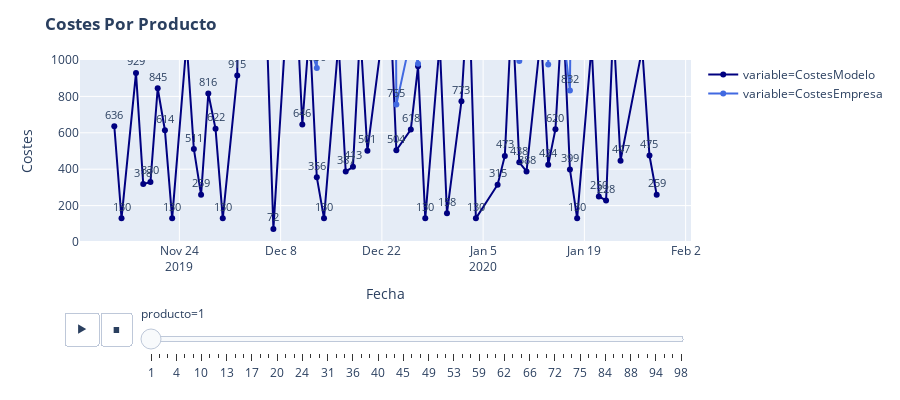

The cell this chart's notebook holds for it:
### Code cell
df_long=pd.melt(df.sort_values(['fecha','producto']), id_vars=['fecha',"producto"], value_vars=df.columns[2:4])


lines_chart = px.line(df_long.sort_values(['fecha','producto']),
                      x='fecha', 
                      y='value',
                      color='variable',
                      text = "value",
                      color_discrete_sequence=['navy','royalblue'],
                      animation_frame = 'producto')
fig = go.Figure(lines_chart, layout_yaxis_range=[0,1000])
fig.update_layout(title_text="<b>Costes Por Producto",
                  xaxis_title="Fecha",
                  yaxis_title="Costes",)
fig.update_traces(textposition='top center', textfont_size=11)  
fig.update_layout(height = 400)
fig.show()

### Figure 1 — Plotly figure (JSON) as saved in the notebook; plotly's stock layout.template omitted (floating-point values rounded to 4 significant figures)
{"data": [{"textposition": "top center", "hovertemplate": "variable=CostesModelo<br>producto=1<br>fecha=%{x}<br>value=%{text}", "showlegend": true, "legendgroup": "variable=CostesModelo", "name": "variable=CostesModelo", "yaxis": "y", "text": [636, 130, 929, 318, 330, 845, 614, 130, 1098, 511, 259, 816, 622, 130, 915, 4248, 3046, 2461, 72, 1352, 1477, 646, 1172, 356, 130, 1098, 387, 413, 1159, 501, 1424, 504, 618, 965, 130, 1094, 158, 773, 1430, 130, 315, 473, 1301, 438, 388, 1140, 424, 620, 1306, 399, 130, 1081, 250, 228, 1191, 447, 1062, 475, 259], "textfont": {"size": 11}, "hoverlabel": {"namelength": 0}, "mode": "lines+markers+text", "xaxis": "x", "y": [636, 130, 929, 318, 330, 845, 614, 130, 1098, 511, 259, 816, 622, 130, 915, 4248, 3046, 2461, 72, 1352, 1477, 646, 1172, 356, 130, 1098, 387, 413, 1159, 501, 1424, 504, 618, 965, 130, 1094, 158, 773, 1430, 130, 315, 473, 1301, 438, 388, 1140, 424, 620, 1306, 399, 130, 1081, 250, 228, 1191, 447, 1062, 475, 259], "x": ["2019-11-15", "2019-11-16", "2019-11-18", "2019-11-19", "2019-11-20", "2019-11-21", "2019-11-22", "2019-11-23", "2019-11-25", "2019-11-26", "2019-11-27", "2019-11-28", "2019-11-29", "2019-11-30", "2019-12-02", "2019-12-03", "2019-12-04", "2019-12-05", "2019-12-07", "2019-12-09", "2019-12-10", "2019-12-11", "2019-12-12", "2019-12-13", "2019-12-14", "2019-12-16", "2019-12-17", "2019-12-18", "2019-12-19", "2019-12-20", "2019-12-23", "2019-12-24", "2019-12-26", "2019-12-27", "2019-12-28", "2019-12-30", "2019-12-31", "2020-01-02", "2020-01-03", "2020-01-04", "2020-01-07", "2020-01-08", "2020-01-09", "2020-01-10", "2020-01-11", "2020-01-13", "2020-01-14", "2020-01-15", "2020-01-16", "2020-01-17", "2020-01-18", "2020-01-20", "2020-01-21", "2020-01-22", "2020-01-23", "2020-01-24", "2020-01-27", "2020-01-28", "2020-01-29"], "line": {"color": "navy", "dash": "solid"}, "type": "scatter"}, {"textposition": "top center", "hovertemplate": "variable=CostesEmpresa<br>producto=1<br>fecha=%{x}<br>value=%{text}", "showlegend": true, "legendgroup": "variable=CostesEmpresa", "name": "variable=CostesEmpresa", "yaxis": "y", "text": [1281, 6070, 1699, 3415, 10382, 8056, 2341, 8386, 1522, 3057, 10271, 1341, 1982, 7075, 1774, 7045, 8411, 1741, 3412, 5220, 1118, 4942, 1085, 956, 2551, 7158, 1656, 7780, 1592, 2160, 9012, 755, 1122, 980, 4723, 7197, 2731, 1859, 1235, 5567, 1439, 4635, 1981, 994, 4653, 7020, 975, 3937, 1174, 832, 5082, 9226, 1619, 4185, 1016, 1516, 3249, 1045, 4454], "textfont": {"size": 11}, "hoverlabel": {"namelength": 0}, "mode": "lines+markers+text", "xaxis": "x", "y": [1281, 6070, 1699, 3415, 10382, 8056, 2341, 8386, 1522, 3057, 10271, 1341, 1982, 7075, 1774, 7045, 8411, 1741, 3412, 5220, 1118, 4942, 1085, 956, 2551, 7158, 1656, 7780, 1592, 2160, 9012, 755, 1122, 980, 4723, 7197, 2731, 1859, 1235, 5567, 1439, 4635, 1981, 994, 4653, 7020, 975, 3937, 1174, 832, 5082, 9226, 1619, 4185, 1016, 1516, 3249, 1045, 4454], "x": ["2019-11-15", "2019-11-16", "2019-11-18", "2019-11-19", "2019-11-20", "2019-11-21", "2019-11-22", "2019-11-23", "2019-11-25", "2019-11-26", "2019-11-27", "2019-11-28", "2019-11-29", "2019-11-30", "2019-12-02", "2019-12-03", "2019-12-04", "2019-12-05", "2019-12-07", "2019-12-09", "2019-12-10", "2019-12-11", "2019-12-12", "2019-12-13", "2019-12-14", "2019-12-16", "2019-12-17", "2019-12-18", "2019-12-19", "2019-12-20", "2019-12-23", "2019-12-24", "2019-12-26", "2019-12-27", "2019-12-28", "2019-12-30", "2019-12-31", "2020-01-02", "2020-01-03", "2020-01-04", "2020-01-07", "2020-01-08", "2020-01-09", "2020-01-10", "2020-01-11", "2020-01-13", "2020-01-14", "2020-01-15", "2020-01-16", "2020-01-17", "2020-01-18", "2020-01-20", "2020-01-21", "2020-01-22", "2020-01-23", "2020-01-24", "2020-01-27", "2020-01-28", "2020-01-29"], "line": {"color": "royalblue", "dash": "solid"}, "type": "scatter"}], "layout": {"xaxis": {"domain": [0, 1], "anchor": "y", "title": {"text": "Fecha"}}, "title": {"text": "<b>Costes Por Producto"}, "yaxis": {"range": [0, 1000], "domain": [0, 1], "anchor": "x", "title": {"text": "Costes"}}, "updatemenus": [{"yanchor": "top", "direction": "left", "showactive": false, "xanchor": "right", "buttons": [{"args": [null, {"frame": {"duration": 500, "redraw": false}, "transition": {"duration": 500, "easing": "linear"}, "fromcurrent": true, "mode": "immediate"}], "method": "animate", "label": "&#9654;"}, {"args": [[null], {"frame": {"duration": 0, "redraw": false}, "transition": {"duration": 0, "easing": "linear"}, "fromcurrent": true, "mode": "immediate"}], "method": "animate", "label": "&#9724;"}], "pad": {"r": 10, "t": 70}, "y": 0, "x": 0.1, "type": "buttons"}], "height": 400, "sliders": [{"yanchor": "top", "currentvalue": {"prefix": "producto="}, "xanchor": "left", "len": 0.9, "y": 0, "steps": [{"args": [["1"], {"frame": {"duration": 0, "redraw": false}, "transition": {"duration": 0, "easing": "linear"}, "fromcurrent": true, "mode": "immediate"}], "method": "animate", "label": "1"}, {"args": [["2"], {"frame": {"duration": 0, "redraw": false}, "transition": {"duration": 0, "easing": "linear"}, "fromcurrent": true, "mode": "immediate"}], "method": "animate", "label": "2"}, {"args": [["3"], {"frame": {"duration": 0, "redraw": false}, "transition": {"duration": 0, "easing": "linear"}, "fromcurrent": true, "mode": "immediate"}], "method": "animate", "label": "3"}, {"args": [["4"], {"frame": {"duration": 0, "redraw": false}, "transition": {"duration": 0, "easing": "linear"}, "fromcurrent": true, "mode": "immediate"}], "method": "animate", "label": "4"}, {"args": [["5"], {"frame": {"duration": 0, "redraw": false}, "transition": {"duration": 0, "easing": "linear"}, "fromcurrent": true, "mode": "immediate"}], "method": "animate", "label": "5"}, {"args": [["9"], {"frame": {"duration": 0, "redraw": false}, "transition": {"duration": 0, "easing": "linear"}, "fromcurrent": true, "mode": "immediate"}], "method": "animate", "label": "9"}, {"args": [["10"], {"frame": {"duration": 0, "redraw": false}, "transition": {"duration": 0, "easing": "linear"}, "fromcurrent": true, "mode": "immediate"}], "method": "animate", "label": "10"}, {"args": [["11"], {"frame": {"duration": 0, "redraw": false}, "transition": {"duration": 0, "easing": "linear"}, "fromcurrent": true, "mode": "immediate"}], "method": "animate", "label": "11"}, {"args": [["12"], {"frame": {"duration": 0, "redraw": false}, "transition": {"duration": 0, "easing": "linear"}, "fromcurrent": true, "mode": "immediate"}], "method": "animate", "label": "12"}, {"args": [["13"], {"frame": {"duration": 0, "redraw": false}, "transition": {"duration": 0, "easing": "linear"}, "fromcurrent": true, "mode": "immediate"}], "method": "animate", "label": "13"}, {"args": [["14"], {"frame": {"duration": 0, "redraw": false}, "transition": {"duration": 0, "easing": "linear"}, "fromcurrent": true, "mode": "immediate"}], "method": "animate", "label": "14"}, {"args": [["15"], {"frame": {"duration": 0, "redraw": false}, "transition": {"duration": 0, "easing": "linear"}, "fromcurrent": true, "mode": "immediate"}], "method": "animate", "label": "15"}, {"args": [["17"], {"frame": {"duration": 0, "redraw": false}, "transition": {"duration": 0, "easing": "linear"}, "fromcurrent": true, "mode": "immediate"}], "method": "animate", "label": "17"}, {"args": [["18"], {"frame": {"duration": 0, "redraw": false}, "transition": {"duration": 0, "easing": "linear"}, "fromcurrent": true, "mode": "immediate"}], "method": "animate", "label": "18"}, {"args": [["19"], {"frame": {"duration": 0, "redraw": false}, "transition": {"duration": 0, "easing": "linear"}, "fromcurrent": true, "mode": "immediate"}], "method": "animate", "label": "19"}, {"args": [["20"], {"frame": {"duration": 0, "redraw": false}, "transition": {"duration": 0, "easing": "linear"}, "fromcurrent": true, "mode": "immediate"}], "method": "animate", "label": "20"}, {"args": [["21"], {"frame": {"duration": 0, "redraw": false}, "transition": {"duration": 0, "easing": "linear"}, "fromcurrent": true, "mode": "immediate"}], "method": "animate", "label": "21"}, {"args": [["23"], {"frame": {"duration": 0, "redraw": false}, "transition": {"duration": 0, "easing": "linear"}, "fromcurrent": true, "mode": "immediate"}], "method": "animate", "label": "23"}, {"args": [["24"], {"frame": {"duration": 0, "redraw": false}, "transition": {"duration": 0, "easing": "linear"}, "fromcurrent": true, "mode": "immediate"}], "method": "animate", "label": "24"}, {"args": [["26"], {"frame": {"duration": 0, "redraw": false}, "transition": {"duration": 0, "easing": "linear"}, "fromcurrent": true, "mode": "immediate"}], "method": "animate", "label": "26"}, {"args": [["30"], {"frame": {"duration": 0, "redraw": false}, "transition": {"duration": 0, "easing": "linear"}, "fromcurrent": true, "mode": "immediate"}], "method": "animate", "label": "30"}, {"args": [["31"], {"frame": {"duration": 0, "redraw": false}, "transition": {"duration": 0, "easing": "linear"}, "fromcurrent": true, "mode": "immediate"}], "method": "animate", "label": "31"}, {"args": [["32"], {"frame": {"duration": 0, "redraw": false}, "transition": {"duration": 0, "easing": "linear"}, "fromcurrent": true, "mode": "immediate"}], "method": "animate", "label": "32"}, {"args": [["35"], {"frame": {"duration": 0, "redraw": false}, "transition": {"duration": 0, "easing": "linear"}, "fromcurrent": true, "mode": "immediate"}], "method": "animate", "label": "35"}, {"args": [["36"], {"frame": {"duration": 0, "redraw": false}, "transition": {"duration": 0, "easing": "linear"}, "fromcurrent": true, "mode": "immediate"}], "method": "animate", "label": "36"}, {"args": [["37"], {"frame": {"duration": 0, "redraw": false}, "transition": {"duration": 0, "easing": "linear"}, "fromcurrent": true, "mode": "immediate"}], "method": "animate", "label": "37"}, {"args": [["38"], {"frame": {"duration": 0, "redraw": false}, "transition": {"duration": 0, "easing": "linear"}, "fromcurrent": true, "mode": "immediate"}], "method": "animate", "label": "38"}, {"args": [["40"], {"frame": {"duration": 0, "redraw": false}, "transition": {"duration": 0, "easing": "linear"}, "fromcurrent": true, "mode": "immediate"}], "method": "animate", "label": "40"}, {"args": [["42"], {"frame": {"duration": 0, "redraw": false}, "transition": {"duration": 0, "easing": "linear"}, "fromcurrent": true, "mode": "immediate"}], "method": "animate", "label": "42"}, {"args": [["43"], {"frame": {"duration": 0, "redraw": false}, "transition": {"duration": 0, "easing": "linear"}, "fromcurrent": true, "mode": "immediate"}], "method": "animate", "label": "43"}, {"args": [["45"], {"frame": {"duration": 0, "redraw": false}, "transition": {"duration": 0, "easing": "linear"}, "fromcurrent": true, "mode": "immediate"}], "method": "animate", "label": "45"}, {"args": [["46"], {"frame": {"duration": 0, "redraw": false}, "transition": {"duration": 0, "easing": "linear"}, "fromcurrent": true, "mode": "immediate"}], "method": "animate", "label": "46"}, {"args": [["48"], {"frame": {"duration": 0, "redraw": false}, "transition": {"duration": 0, "easing": "linear"}, "fromcurrent": true, "mode": "immediate"}], "method": "animate", "label": "48"}, {"args": [["49"], {"frame": {"duration": 0, "redraw": false}, "transition": {"duration": 0, "easing": "linear"}, "fromcurrent": true, "mode": "immediate"}], "method": "animate", "label": "49"}, {"args": [["50"], {"frame": {"duration": 0, "redraw": false}, "transition": {"duration": 0, "easing": "linear"}, "fromcurrent": true, "mode": "immediate"}], "method": "animate", "label": "50"}, {"args": [["52"], {"frame": {"duration": 0, "redraw": false}, "transition": {"duration": 0, "easing": "linear"}, "fromcurrent": true, "mode": "immediate"}], "method": "animate", "label": "52"}, {"args": [["53"], {"frame": {"duration": 0, "redraw": false}, "transition": {"duration": 0, "easing": "linear"}, "fromcurrent": true, "mode": "immediate"}], "method": "animate", "label": "53"}, {"args": [["55"], {"frame": {"duration": 0, "redraw": false}, "transition": {"duration": 0, "easing": "linear"}, "fromcurrent": true, "mode": "immediate"}], "method": "animate", "label": "55"}, {"args": [["58"], {"frame": {"duration": 0, "redraw": false}, "transition": {"duration": 0, "easing": "linear"}, "fromcurrent": true, "mode": "immediate"}], "method": "animate", "label": "58"}, {"args": [["59"], {"frame": {"duration": 0, "redraw": false}, "transition": {"duration": 0, "easing": "linear"}, "fromcurrent": true, "mode": "immediate"}], "method": "animate", "label": "59"}, {"args": [["60"], {"frame": {"duration": 0, "redraw": false}, "transition": {"duration": 0, "easing": "linear"}, "fromcurrent": true, "mode": "immediate"}], "method": "animate", "label": "60"}, {"args": [["61"], {"frame": {"duration": 0, "redraw": false}, "transition": {"duration": 0, "easing": "linear"}, "fromcurrent": true, "mode": "immediate"}], "method": "animate", "label": "61"}, {"args": [["62"], {"frame": {"duration": 0, "redraw": false}, "transition": {"duration": 0, "easing": "linear"}, "fromcurrent": true, "mode": "immediate"}], "method": "animate", "label": "62"}, {"args": [["63"], {"frame": {"duration": 0, "redraw": false}, "transition": {"duration": 0, "easing": "linear"}, "fromcurrent": true, "mode": "immediate"}], "method": "animate", "label": "63"}, {"args": [["64"], {"frame": {"duration": 0, "redraw": false}, "transition": {"duration": 0, "easing": "linear"}, "fromcurrent": true, "mode": "immediate"}], "method": "animate", "label": "64"}, {"args": [["66"], {"frame": {"duration": 0, "redraw": false}, "transition": {"duration": 0, "easing": "linear"}, "fromcurrent": true, "mode": "immediate"}], "method": "animate", "label": "66"}, {"args": [["67"], {"frame": {"duration": 0, "redraw": false}, "transition": {"duration": 0, "easing": "linear"}, "fromcurrent": true, "mode": "immediate"}], "method": "animate", "label": "67"}, {"args": [["69"], {"frame": {"duration": 0, "redraw": false}, "transition": {"duration": 0, "easing": "linear"}, "fromcurrent": true, "mode": "immediate"}], "method": "animate", "label": "69"}, {"args": [["72"], {"frame": {"duration": 0, "redraw": false}, "transition": {"duration": 0, "easing": "linear"}, "fromcurrent": true, "mode": "immediate"}], "method": "animate", "label": "72"}, {"args": [["73"], {"frame": {"duration": 0, "redraw": false}, "transition": {"duration": 0, "easing": "linear"}, "fromcurrent": true, "mode": "immediate"}], "method": "animate", "label": "73"}, {"args": [["74"], {"frame": {"duration": 0, "redraw": false}, "transition": {"duration": 0, "easing": "linear"}, "fromcurrent": true, "mode": "immediate"}], "method": "animate", "label": "74"}, {"args": [["75"], {"frame": {"duration": 0, "redraw": false}, "transition": {"duration": 0, "easing": "linear"}, "fromcurrent": true, "mode": "immediate"}], "method": "animate", "label": "75"}, {"args": [["78"], {"frame": {"duration": 0, "redraw": false}, "transition": {"duration": 0, "easing": "linear"}, "fromcurrent": true, "mode": "immediate"}], "method": "animate", "label": "78"}, {"args": [["79"], {"frame": {"duration": 0, "redraw": false}, "transition": {"duration": 0, "easing": "linear"}, "fromcurrent": true, "mode": "immediate"}], "method": "animate", "label": "79"}, {"args": [["84"], {"frame": {"duration": 0, "redraw": false}, "transition": {"duration": 0, "easing": "linear"}, "fromcurrent": true, "mode": "immediate"}], "method": "animate", "label": "84"}, {"args": [["85"], {"frame": {"duration": 0, "redraw": false}, "transition": {"duration": 0, "easing": "linear"}, "fromcurrent": true, "mode": "immediate"}], "method": "animate", "label": "85"}, {"args": [["87"], {"frame": {"duration": 0, "redraw": false}, "transition": {"duration": 0, "easing": "linear"}, "fromcurrent": true, "mode": "immediate"}], "method": "animate", "label": "87"}, {"args": [["88"], {"frame": {"duration": 0, "redraw": false}, "transition": {"duration": 0, "easing": "linear"}, "fromcurrent": true, "mode": "immediate"}], "method": "animate", "label": "88"}, {"args": [["89"], {"frame": {"duration": 0, "redraw": false}, "transition": {"duration": 0, "easing": "linear"}, "fromcurrent": true, "mode": "immediate"}], "method": "animate", "label": "89"}, {"args": [["91"], {"frame": {"duration": 0, "redraw": false}, "transition": {"duration": 0, "easing": "linear"}, "fromcurrent": true, "mode": "immediate"}], "method": "animate", "label": "91"}, {"args": [["94"], {"frame": {"duration": 0, "redraw": false}, "transition": {"duration": 0, "easing": "linear"}, "fromcurrent": true, "mode": "immediate"}], "method": "animate", "label": "94"}, {"args": [["96"], {"frame": {"duration": 0, "redraw": false}, "transition": {"duration": 0, "easing": "linear"}, "fromcurrent": true, "mode": "immediate"}], "method": "animate", "label": "96"}, {"args": [["97"], {"frame": {"duration": 0, "redraw": false}, "transition": {"duration": 0, "easing": "linear"}, "fromcurrent": true, "mode": "immediate"}], "method": "animate", "label": "97"}, {"args": [["98"], {"frame": {"duration": 0, "redraw": false}, "transition": {"duration": 0, "easing": "linear"}, "fromcurrent": true, "mode": "immediate"}], "method": "animate", "label": "98"}], "x": 0.1, "active": 0, "pad": {"b": 10, "t": 60}}], "margin": {"t": 60}, "legend": {"tracegroupgap": 0}}}
